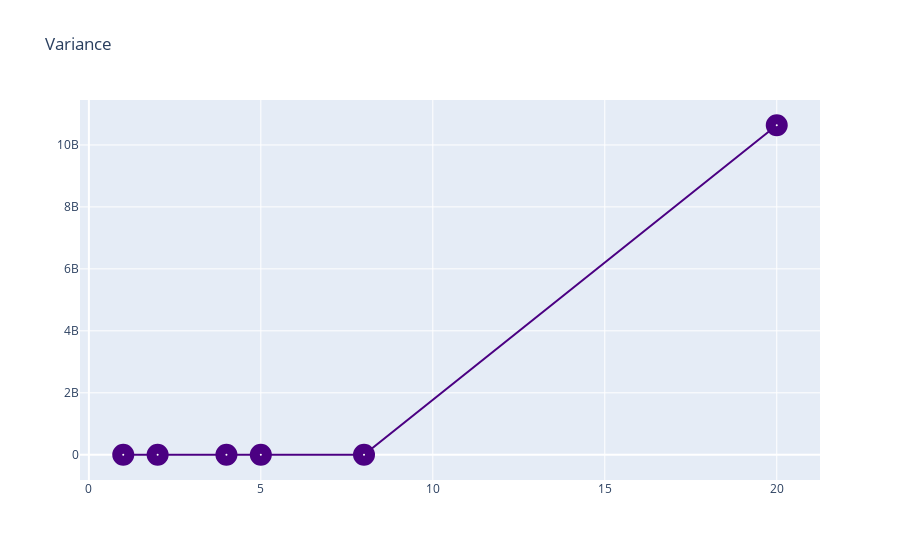

This figure's notebook cell:
### Markdown cell above
## 16.2. Potting Variance

### Code cell
plt.figure(figsize=(10,10))
Variance = go.Scatter(x=metrics_df.degree,
                    y=metrics_df.variance,
                    name = "Variance",
                    line = dict(color = 'indigo'),
                    opacity = 1,
                    marker=dict(
                        color='white',
                        size=10,
                        line=dict(
                            width=12
                        )))

layout2 = dict(title='Variance',)

fig = dict(data=[Variance], layout=layout2)

iplot(fig)

### Figure 1 — Plotly figure (JSON) as saved in the notebook; plotly's stock layout.template omitted (floating-point values rounded to 4 significant figures)
{"data": [{"line": {"color": "indigo"}, "marker": {"color": "white", "line": {"width": 12}, "size": 10}, "name": "Variance", "opacity": 1, "type": "scatter", "x": [1.0, 2.0, 4.0, 5.0, 8.0, 20.0], "y": [208.0, 993.0, 1086.0, 3185.0, 8890.0, 10640000000.0]}], "layout": {"title": {"text": "Variance"}}}
